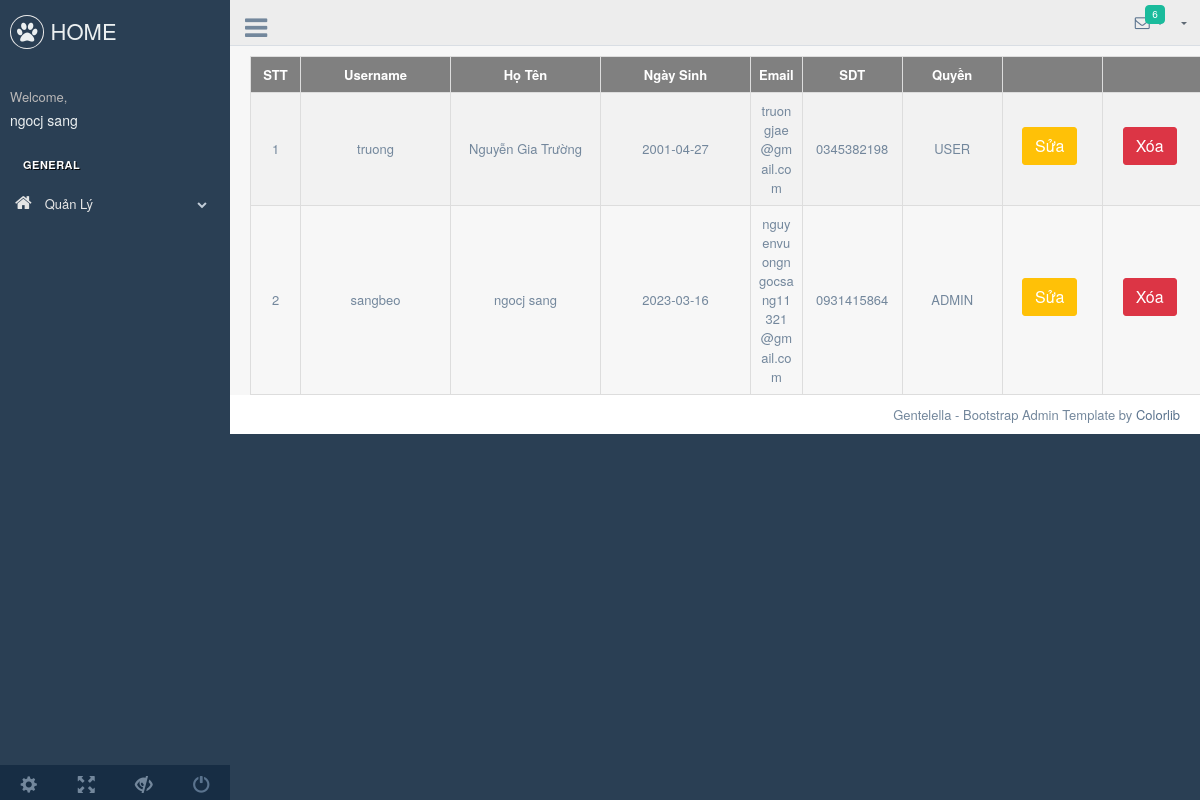
Screenshot of /admin/production/user.php (signed in) with the database file from the repository.
### tables this page shows
CREATE TABLE IF NOT EXISTS `user` (
  `id` int(11) NOT NULL AUTO_INCREMENT,
  `username` varchar(255) NOT NULL,
  `password` varchar(255) NOT NULL,
  `fullname` varchar(255) NOT NULL,
  `dob` date NOT NULL,
  `address` varchar(255) NOT NULL,
  `role` tinyint(1) NOT NULL DEFAULT '0',
  `gender` tinyint(1) NOT NULL DEFAULT '0',
  `email` varchar(255) NOT NULL,
  `phone` varchar(10) NOT NULL,
  PRIMARY KEY (`id`)
);

### backend/auth.php (called while the page is built, shortened)
<?php
require_once (__DIR__."../../connect.php") ;
class Auth{
    public static function findOneByUsernameAndPassword($username,$password){
        global $conn;
        $sql="select * from user where username = '$username' and password = '$password'";
        $run = mysqli_query($conn,$sql)->fetch_assoc();
        return $run;
    }
    public static function loginWithCookie(){
        if(isset($_COOKIE['username']) && isset($_COOKIE['password'])) {
            $username= $_COOKIE['username'];
            $password= $_COOKIE['password'];
            $run = Auth::findOneByUsernameAndPassword($username,$password);
            return $run ? $run : null;
        }
        return null;
    }
}

### repository/userRepository.php (called while the page is built, shortened)
<?php
    require_once(__DIR__."../../connect.php");
    class UserRepository{
        public function getAll(){
            global $conn;
            $sql = "select * from user";
            return mysqli_query($conn,$sql);
        }
    }
?>

### backend/filterAdmin.php (called while the page is built, shortened)
<?php
    require_once("auth.php");
    $checkCookie = Auth::loginWithCookie();
?>

### admin/production/user.php (the view, shortened to what this page needs)
<?php
    require_once("../../backend/filterAdmin.php");
    require_once("../../repository/userRepository.php");
    $userRepository = new UserRepository();
    $userList = $userRepository->getAll();
?>
<!DOCTYPE html>
<html lang="en">
  <head>
    <link href="../vendors/bootstrap/dist/css/bootstrap.min.css" rel="stylesheet">
    <link href="../vendors/font-awesome/css/font-awesome.min.css" rel="stylesheet">
    <link href="../vendors/nprogress/nprogress.css" rel="stylesheet">
    <link href="../vendors/iCheck/skins/flat/green.css" rel="stylesheet">
    <link href="../vendors/bootstrap-progressbar/css/bootstrap-progressbar-3.3.4.min.css" rel="stylesheet">
    <link href="../vendors/jqvmap/dist/jqvmap.min.css" rel="stylesheet"/>
    <link href="../vendors/bootstrap-daterangepicker/daterangepicker.css" rel="stylesheet">
    <link href="../build/css/custom.min.css" rel="stylesheet">
    <link href="css/shoe.css" rel="stylesheet">
  </head>
  <body class="nav-md">
    <div class="container body">
      <div class="main_container">
        <div class="col-md-3 left_col">
          <div class="left_col scroll-view">
            <div class="navbar nav_title" style="border: 0;">
              <a href="../../index.php" class="site_title"><i class="fa fa-paw"></i> <span>HOME</span></a>
            </div>
            <div class="profile clearfix">
              <div class="profile_info">
                <span>Welcome,</span>
                <h2> <?php require_once("../../backend/filterWithCookieAdmin.php") ?></h2>
              </div>
            </div>
            <br />
            <div id="sidebar-menu" class="main_menu_side hidden-print main_menu">
              <div class="menu_section">
                <h3>General</h3>
                <ul class="nav side-menu">
                  <li><a><i class="fa fa-home"></i> Quản Lý <span class="fa fa-chevron-down"></span></a>
                  </li>
                </ul>
              </div>
            </div>
            <div class="sidebar-footer hidden-small">
              <a data-toggle="tooltip" data-placement="top" title="Settings">
                <span class="glyphicon glyphicon-cog" aria-hidden="true"></span>
              </a>
              <a data-toggle="tooltip" data-placement="top" title="FullScreen">
                <span class="glyphicon glyphicon-fullscreen" aria-hidden="true"></span>
              </a>
              <a data-toggle="tooltip" data-placement="top" title="Lock">
                <span class="glyphicon glyphicon-eye-close" aria-hidden="true"></span>
              </a>
              <a data-toggle="tooltip" data-placement="top" title="Logout" href="login.html">
                <span class="glyphicon glyphicon-off" aria-hidden="true"></span>
              </a>
            </div>
          </div>
        </div>
        <div class="top_nav">
          <div class="nav_menu">
              <div class="nav toggle">
                <a id="menu_toggle"><i class="fa fa-bars"></i></a>
              </div>
              <nav class="nav navbar-nav">
              <ul class=" navbar-right">
                <li class="nav-item dropdown open" style="padding-left: 15px;">
                  <a href="javascript:;" class="user-profile dropdown-toggle" aria-haspopup="true" id="navbarDropdown" data-toggle="dropdown" aria-expanded="false">
                    <?php require_once("../../backend/filterWithCookieAdmin.php") ?>
                  </a>
                </li>
                <li role="presentation" class="nav-item dropdown open">
                  <a href="javascript:;" class="dropdown-toggle info-number" id="navbarDropdown1" data-toggle="dropdown" aria-expanded="false">
                    <i class="fa fa-envelope-o"></i>
                    <span class="badge bg-green">6</span>
                  </a>
                </li>
              </ul>
            </nav>
          </div>
        </div>
        <div class="right_col" role="main">
          <table id="tableShoe">
            <tr>
              <th class="text-center" style="min-width:50px">STT</th>
              <th class="text-center" style="min-width:150px">Username</th>
              <th class="text-center" style="min-width:150px">Họ Tên</th>
              <th class="text-center" style="min-width:150px">Ngày Sinh</th>
              <th class="text-center" style="min-width:50px">Email</th>
              <th class="text-center" style="min-width:100px">SDT</th>
              <th class="text-center" style="min-width:100px">Quyền</th>
              <th class="text-center" style="min-width:100px"> </th>
              <th class="text-center" style="min-width:100px"> </th>
            </tr>
            <?php
                  $i=1;
                  foreach($userList as $user){
              ?>
            <tr>
                <td><?php echo $i++; ?></td>
                <td><?php echo $user['username']?></td>
                <td><?php echo $user['fullname']?></td>
                <td><?php echo $user['dob']?></td>
                <td><?php echo $user['email']?></td>
                <td><?php echo $user['phone']?></td>
                <td><?php echo $user['role']==1 ? "ADMIN" : "USER" ?></td>
                <td><a class="btn btn-warning" href="updateUser.php?id=<?php echo $user['id']?>" role="button">Sửa</a></td>
                <td><a class="btn btn-danger" href="deleteUser.php?id=<?php echo $user['id']?>" role="button" onclick="return confirm('Bạn có muốn xóa không?');">Xóa</a></td>
            </tr>
            <?php
                  }
            ?>
        </table>
        </div>
        <footer>
          <div class="pull-right">
            Gentelella - Bootstrap Admin Template by <a href="https://colorlib.com">Colorlib</a>
          </div>
          <div class="clearfix"></div>
        </footer>
      </div>
    </div>
  </body>
</html>

### backend/filterWithCookieAdmin.php
<?php
    require_once("auth.php");
    $checkCookie = Auth::loginWithCookie();
    if($checkCookie != null){
        echo $checkCookie['fullname'];
    }
?>

### admin/production/css/shoe.css (style rules this page uses)
table, th, td { border:1px solid black; text-align: center; }
td { word-break: break-all; }
#tableShoe { border-collapse: collapse; width: 100%; margin: 0 auto; }
#tableShoe td, #tableShoe th { border: 1px solid #ddd; padding: 8px; }
#tableShoe tr:nth-child(even) { background-color: #f2f2f2; }
#tableShoe th { text-align: left; background-color: grey; color: white; }

### rows the page displays
user: fullname "ngocj sang", username "sangbeo", dob "2023-03-16", email "nguyenvuongngocsang11321@gmail.com", phone "0931415864", role "ADMIN"
user: username "truong", fullname "Nguyễn Gia Trường", dob "2001-04-27", email "truongjae@gmail.com", phone "0345382198", role "USER"
